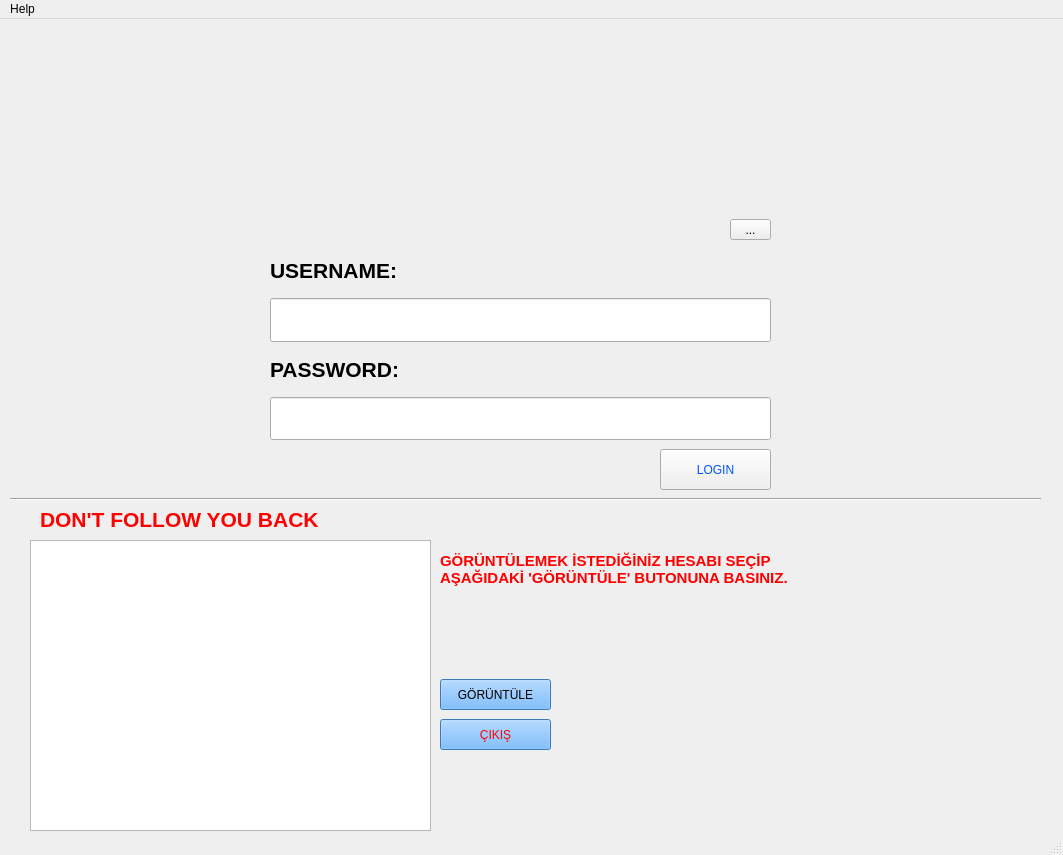
<?xml version="1.0" encoding="UTF-8"?>
<ui version="4.0">
 <class>MainWindow</class>
 <widget class="QMainWindow" name="MainWindow">
  <property name="geometry">
   <rect>
    <x>0</x>
    <y>0</y>
    <width>1063</width>
    <height>855</height>
   </rect>
  </property>
  <property name="windowTitle">
   <string>INSTAGRAM ANALİZ</string>
  </property>
  <property name="styleSheet">
   <string notr="true"/>
  </property>
  <widget class="QWidget" name="centralwidget">
   <widget class="QLabel" name="label_3">
    <property name="geometry">
     <rect>
      <x>370</x>
      <y>30</y>
      <width>291</width>
      <height>151</height>
     </rect>
    </property>
    <property name="styleSheet">
     <string notr="true">image: url(:/newimage/d2e53ea31ec15e6a8129008563713de5.png);</string>
    </property>
    <property name="text">
     <string/>
    </property>
   </widget>
   <widget class="QListWidget" name="listWidget">
    <property name="geometry">
     <rect>
      <x>30</x>
      <y>521</y>
      <width>401</width>
      <height>291</height>
     </rect>
    </property>
   </widget>
   <widget class="QLabel" name="label_4">
    <property name="geometry">
     <rect>
      <x>40</x>
      <y>480</y>
      <width>321</width>
      <height>41</height>
     </rect>
    </property>
    <property name="text">
     <string>&lt;html&gt;&lt;head/&gt;&lt;body&gt;&lt;p&gt;&lt;span style=&quot; font-size:16pt; font-weight:600; color:#ff0000;&quot;&gt;DON'T FOLLOW YOU BACK &lt;/span&gt;&lt;/p&gt;&lt;/body&gt;&lt;/html&gt;</string>
    </property>
   </widget>
   <widget class="QPushButton" name="LOGINBUTTON">
    <property name="geometry">
     <rect>
      <x>660</x>
      <y>430</y>
      <width>111</width>
      <height>41</height>
     </rect>
    </property>
    <property name="styleSheet">
     <string notr="true">font: 75 14pt &quot;MS Shell Dlg 2&quot;;
color: rgb(0, 85, 255);</string>
    </property>
    <property name="text">
     <string>LOGIN</string>
    </property>
    <property name="icon">
     <iconset>
      <normaloff>d2e53ea31ec15e6a8129008563713de5.png</normaloff>d2e53ea31ec15e6a8129008563713de5.png</iconset>
    </property>
   </widget>
   <widget class="QToolButton" name="toolButton">
    <property name="geometry">
     <rect>
      <x>730</x>
      <y>200</y>
      <width>41</width>
      <height>21</height>
     </rect>
    </property>
    <property name="text">
     <string>...</string>
    </property>
   </widget>
   <widget class="Line" name="line">
    <property name="geometry">
     <rect>
      <x>10</x>
      <y>470</y>
      <width>1031</width>
      <height>20</height>
     </rect>
    </property>
    <property name="orientation">
     <enum>Qt::Horizontal</enum>
    </property>
   </widget>
   <widget class="QSplitter" name="splitter">
    <property name="geometry">
     <rect>
      <x>270</x>
      <y>230</y>
      <width>501</width>
      <height>191</height>
     </rect>
    </property>
    <property name="orientation">
     <enum>Qt::Vertical</enum>
    </property>
    <widget class="QWidget" name="layoutWidget">
     <layout class="QVBoxLayout" name="verticalLayout">
      <item>
       <widget class="QLabel" name="USERNAMELABEL">
        <property name="text">
         <string>&lt;html&gt;&lt;head/&gt;&lt;body&gt;&lt;p&gt;&lt;span style=&quot; font-size:16pt; font-weight:600;&quot;&gt;USERNAME:&lt;/span&gt;&lt;/p&gt;&lt;/body&gt;&lt;/html&gt;</string>
        </property>
       </widget>
      </item>
      <item>
       <widget class="QLineEdit" name="USERNAMEIN">
        <property name="sizePolicy">
         <sizepolicy hsizetype="Preferred" vsizetype="Preferred">
          <horstretch>0</horstretch>
          <verstretch>0</verstretch>
         </sizepolicy>
        </property>
       </widget>
      </item>
      <item>
       <widget class="QLabel" name="PASSWORDLABEL">
        <property name="sizePolicy">
         <sizepolicy hsizetype="Preferred" vsizetype="Preferred">
          <horstretch>0</horstretch>
          <verstretch>0</verstretch>
         </sizepolicy>
        </property>
        <property name="text">
         <string>&lt;html&gt;&lt;head/&gt;&lt;body&gt;&lt;p&gt;&lt;span style=&quot; font-size:16pt; font-weight:600;&quot;&gt;PASSWORD:&lt;/span&gt;&lt;/p&gt;&lt;/body&gt;&lt;/html&gt;</string>
        </property>
       </widget>
      </item>
      <item>
       <widget class="QLineEdit" name="PASSWORDIN">
        <property name="sizePolicy">
         <sizepolicy hsizetype="Preferred" vsizetype="Preferred">
          <horstretch>0</horstretch>
          <verstretch>0</verstretch>
         </sizepolicy>
        </property>
        <property name="echoMode">
         <enum>QLineEdit::Password</enum>
        </property>
       </widget>
      </item>
     </layout>
    </widget>
   </widget>
   <widget class="QPushButton" name="SHOWITEM">
    <property name="geometry">
     <rect>
      <x>440</x>
      <y>660</y>
      <width>111</width>
      <height>31</height>
     </rect>
    </property>
    <property name="styleSheet">
     <string notr="true">background-color: rgb(85, 170, 255);
border-color: rgb(255, 85, 0);</string>
    </property>
    <property name="text">
     <string>GÖRÜNTÜLE</string>
    </property>
   </widget>
   <widget class="QPushButton" name="LOGOUT">
    <property name="geometry">
     <rect>
      <x>440</x>
      <y>700</y>
      <width>111</width>
      <height>31</height>
     </rect>
    </property>
    <property name="styleSheet">
     <string notr="true">color: rgb(255, 0, 0);
font: 75 12pt &quot;MS Shell Dlg 2&quot;;
font: 75 8pt &quot;MS Shell Dlg 2&quot;;
background-color: rgb(85, 170, 255);</string>
    </property>
    <property name="text">
     <string>ÇIKIŞ</string>
    </property>
   </widget>
   <widget class="QLabel" name="label">
    <property name="geometry">
     <rect>
      <x>440</x>
      <y>500</y>
      <width>371</width>
      <height>101</height>
     </rect>
    </property>
    <property name="layoutDirection">
     <enum>Qt::LeftToRight</enum>
    </property>
    <property name="styleSheet">
     <string notr="true">color: qconicalgradient(cx:0.5, cy:0.5, angle:0, stop:0 rgba(255, 255, 255, 255), stop:0.373979 rgba(255, 255, 255, 255), stop:0.373991 rgba(33, 30, 255, 255), stop:0.624018 rgba(33, 30, 255, 255), stop:0.624043 rgba(255, 0, 0, 255), stop:1 rgba(255, 0, 0, 255));
</string>
    </property>
    <property name="text">
     <string>&lt;html&gt;&lt;head/&gt;&lt;body&gt;&lt;p&gt;&lt;span style=&quot; font-size:11pt; font-weight:600; color:#ff0000;&quot;&gt;GÖRÜNTÜLEMEK İSTEDİĞİNİZ HESABI SEÇİP AŞAĞIDAKİ 'GÖRÜNTÜLE' BUTONUNA BASINIZ.&lt;/span&gt;&lt;/p&gt;&lt;/body&gt;&lt;/html&gt;</string>
    </property>
    <property name="textFormat">
     <enum>Qt::AutoText</enum>
    </property>
    <property name="scaledContents">
     <bool>true</bool>
    </property>
    <property name="wordWrap">
     <bool>true</bool>
    </property>
   </widget>
  </widget>
  <widget class="QMenuBar" name="menubar">
   <property name="geometry">
    <rect>
     <x>0</x>
     <y>0</y>
     <width>1063</width>
     <height>21</height>
    </rect>
   </property>
   <widget class="QMenu" name="menuHelp">
    <property name="title">
     <string>Help</string>
    </property>
    <addaction name="actionABOUT"/>
   </widget>
   <addaction name="menuHelp"/>
  </widget>
  <widget class="QStatusBar" name="statusbar"/>
  <action name="actionABOUT">
   <property name="text">
    <string>ABOUT...</string>
   </property>
  </action>
  <action name="actionCONTACT">
   <property name="text">
    <string>CONTACT</string>
   </property>
  </action>
 </widget>
 <resources>
  <include location="TEST.qrc"/>
 </resources>
 <connections/>
</ui>
